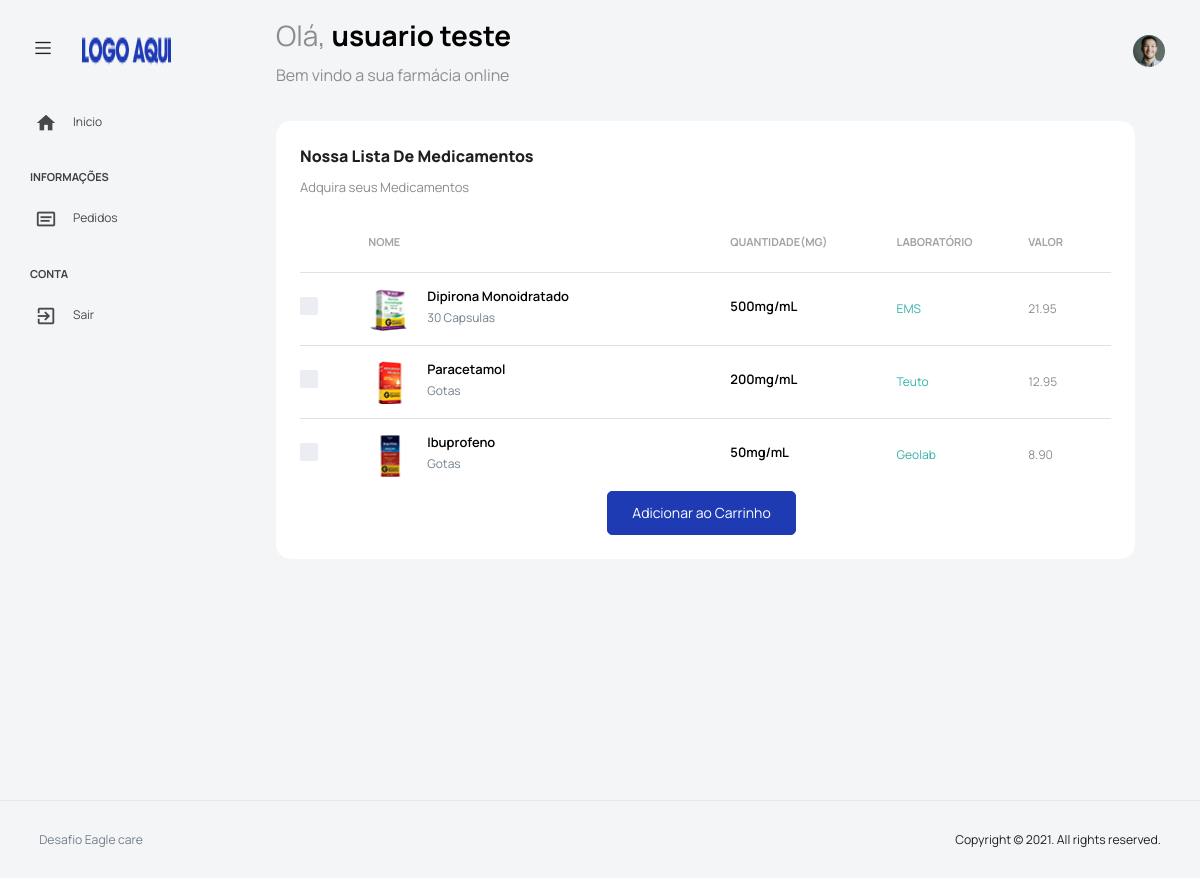
/dashboard.php (signed in), run on the app's committed database.
### tables this page shows
CREATE TABLE `painel_usuarios` (
  `id` int NOT NULL,
  `nome` text NOT NULL,
  `email` text NOT NULL,
  `senha` text NOT NULL,
  `logradouro` text NOT NULL,
  `cep` text NOT NULL,
  `bairro` text NOT NULL,
  `uf` text NOT NULL,
  `cidade` text NOT NULL
);

CREATE TABLE `painel_remedios` (
  `id` int NOT NULL,
  `nome` text NOT NULL,
  `quantidade` text NOT NULL,
  `laboratorio` text NOT NULL,
  `valor` text NOT NULL,
  `img` text NOT NULL,
  `tipo` text NOT NULL
);

### painel.php (called while the page is built, shortened)
<?php
require_once("config.php");
function checar_sessao(){
return true;
}
$painel_usuario = $conexao->prepare('SELECT * FROM painel_usuarios WHERE email=:email ');
$painel_usuario->bindParam(':email', $_SESSION['email'], PDO::PARAM_STR);
$painel_usuario->execute();
$u = $painel_usuario->fetch(PDO::FETCH_ASSOC);
$cliente_nome = $u['nome'];

### dashboard.php (the view, shortened to what this page needs)
 <?php
 require_once 'painel.php';
 if(checar_sessao()){
 require 'head.php';
 ?>
      <div class="main-panel">
        <div class="content-wrapper">
          <div class="row">
            <div class="row flex-grow">
             <div class="col-12 grid-margin stretch-card">
               <div class="card card-rounded">
                  <div class="card-body">
                     <div class="d-sm-flex justify-content-between align-items-start">
                           <div>
                                <h4 class="card-title card-title-dash">Nossa Lista de Medicamentos</h4>
                                   <p class="card-subtitle card-subtitle-dash">Adquira seus Medicamentos</p>
                                  </div>
                                </div>
                                <div class="table-responsive  mt-1">
                                  <table class="table select-table">
                                    <thead>
                                      <tr>
                                        <th>
                                          <div class="form-check form-check-flat mt-0">
                                          </div>
                                        </th>
                                        <th>Nome</th>
                                        <th>Quantidade(mg)</th>
                                        <th>Laboratório</th>
                                        <th>Valor</th>
                                      </tr>
                                    </thead>
                                    <tbody>
                                      <?php
                               $remedio = $conexao->prepare("SELECT * FROM painel_remedios ORDER BY id DESC");
                               $remedio->execute();
                               $rwo = $remedio->fetchAll(PDO::FETCH_ASSOC);
                               foreach ($rwo as $go) { ?>
                                      <tr>
                                      <form action="carrinho.php" method="GET">
                                        <td>
                                          <div class="form-check form-check-flat mt-0">
                                          </div>
                                        </td>
                                        <td>
                                          <div class="d-flex ">
                                            <img src="<?=$go['img']?>" alt="">
                                            <div>
                                              <h6><?=$go['nome']?></h6>
                                              <p><?=$go['tipo']?></p>
                                            </div>
                                          </div>
                                        </td>
                                        <td>
                                          <h6><?=$go['quantidade']?></h6>
                                        </td>
                                        <td>
                                          <div>
                                              <p class="text-success"><?=$go['laboratorio']?></p>
                                        </td>
                                        <td><?=$go['valor']?></td>
                                      </tr>
                                    <?php } ?>
                                    </tbody>
                                  </table>
                                </div>
                                <center>
                                <button type="submit" class="btn btn-primary me-2">Adicionar ao Carrinho</button>
                                </center>
                              </div>
                            </div>
                          </div>
                        </div>
                      </div>
                    </div>
                  </div>
                </div>
              </div>
        <footer class="footer">
          <div class="d-sm-flex justify-content-center justify-content-sm-between">
            <span class="text-muted text-center text-sm-left d-block d-sm-inline-block">Desafio Eagle care</span>
            <span class="float-none float-sm-right d-block mt-1 mt-sm-0 text-center">Copyright © 2021. All rights reserved.</span>
          </div>
        </footer>
</body>
</html>
<?php }else{
$_SESSION['msg'] = '<div class="alert alert-warning" role="alert">
  Sua sessão expirou!
</div>';
echo '<script>window.location.replace("login.php")</script>';
}

### head.php (shortened to what this page needs)
<!DOCTYPE html>
<html lang="pt-br">
<head>
  <link rel="stylesheet" href="vendors/feather/feather.css">
  <link rel="stylesheet" href="vendors/mdi/css/materialdesignicons.min.css">
  <link rel="stylesheet" href="vendors/ti-icons/css/themify-icons.css">
  <link rel="stylesheet" href="vendors/typicons/typicons.css">
  <link rel="stylesheet" href="vendors/simple-line-icons/css/simple-line-icons.css">
  <link rel="stylesheet" href="vendors/css/vendor.bundle.base.css">
  <link rel="stylesheet" href="vendors/datatables.net-bs4/dataTables.bootstrap4.css">
  <link rel="stylesheet" href="js/select.dataTables.min.css">
  <link rel="stylesheet" href="css/vertical-layout-light/style.css">
</head>
<body>
  <div class="container-scroller">
    <nav class="navbar default-layout col-lg-12 col-12 p-0 fixed-top d-flex align-items-top flex-row">
      <div class="text-center navbar-brand-wrapper d-flex align-items-center justify-content-start">
        <div class="me-3">
          <button class="navbar-toggler navbar-toggler align-self-center" type="button" data-bs-toggle="minimize">
            <span class="icon-menu"></span>
          </button>
        </div>
        <div>
          <a class="navbar-brand brand-logo" href="dashboard.php">
            <img src="images/logo.png" alt="logo" />
          </a>
        </div>
      </div>
      <div class="navbar-menu-wrapper d-flex align-items-top">
        <ul class="navbar-nav">
          <li class="nav-item font-weight-semibold d-none d-lg-block ms-0">
            <h1 class="welcome-text">Olá, <span class="text-black fw-bold"> <?=$cliente_nome?></span></h1>
            <h3 class="welcome-sub-text">Bem vindo a sua farmácia online </h3>
          </li>
        </ul>
        <ul class="navbar-nav ms-auto">
          <li class="nav-item dropdown d-none d-lg-block user-dropdown">
            <a class="nav-link" id="UserDropdown" href="#" data-bs-toggle="dropdown" aria-expanded="false">
              <img class="img-xs rounded-circle" src="images/faces/face8.jpg" alt="Profile image"> </a>
          </li>
        </ul>
      </div>
    </nav>
    <div class="container-fluid page-body-wrapper">
      <nav class="sidebar sidebar-offcanvas" id="sidebar">
        <ul class="nav">
          <li class="nav-item">
            <a class="nav-link" href="dashboard.php">
              <i class="mdi mdi-home menu-icon"></i>
              <span class="menu-title">Inicio</span>
            </a>
          </li>
          <li class="nav-item nav-category">Informações</li>
          <li class="nav-item">
            <a class="nav-link" href="pedidos.php">
              <i class="menu-icon mdi mdi-card-text-outline"></i>
              <span class="menu-title">Pedidos</span>
            </a>
          </li>
          <li class="nav-item nav-category">Conta</li>
          <li class="nav-item">
            <a class="nav-link" href="sair.php">
              <i class="menu-icon mdi mdi-exit-to-app"></i>
              <span class="menu-title">Sair</span>
            </a>
          </li>
        </ul>
      </nav>

### data on the page
painel_usuarios: nome "usuario teste"
painel_remedios: img (picture), nome "Dipirona Monoidratado", tipo "30 Capsulas", quantidade "500mg/mL", laboratorio "EMS", valor "21.95"
painel_remedios: img (picture), nome "Paracetamol", tipo "Gotas", quantidade "200mg/mL", laboratorio "Teuto", valor "12.95"
painel_remedios: img (picture), nome "Ibuprofeno", tipo "Gotas", quantidade "50mg/mL", laboratorio "Geolab", valor "8.90"
